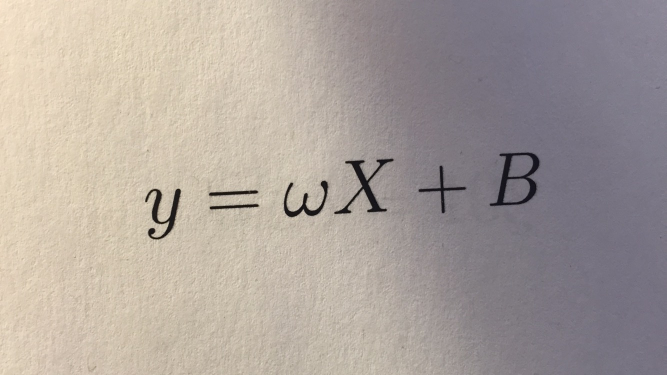
%> input picture Lighting/eq1_test_lighting.jpg, 1333 x 750 px (shown at 1/2 size)
$ octave --eval "result = fn_lighting_compensation(imread('Lighting/eq1_test_lighting.jpg'));"   (GNU Octave 9; MATLAB toolbox functions it lacks are replaced by stand-ins)
%> lines starting %> are read from the running program, lines starting %| are printed output that depends on the picture; in (x1, y1, x2, y2) boxes, pixels count from 0 and x2, y2 are one past the last pixel; in counts of white or black regions, pixels touching at a corner belong together; the program's own positions count from 1
function bw_img = fn_lighting_compensation(img)
%FN_LIGHTING_COMPENSATION Takes in an rgb image of an equation and
% returns a binarized version of the image for which uneven lighting has
% been compensated. Input image is assumed to be black text on white
% background. Output will not be inverted.

% Check if image needs lighting compensation by checking to see what
% proportion of pixels are in mid grayscale values
gray_img=rgb2gray(img);
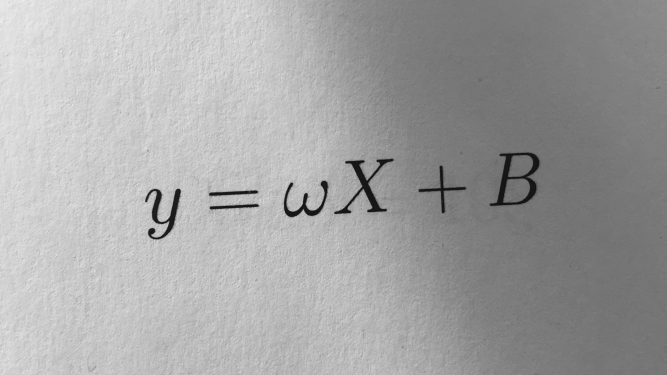
%> gray_img: size 750x1333 uint8 (shown at 1/2 size); min 4, max 239, mean 163.9
[height, width] = size(img(:,:,1));
%> height = 750; width = 1333
num_mid_gray = sum(sum(gray_img<240 & gray_img >15));
%> num_mid_gray = 999492
if num_mid_gray < 0.1*height*width % Should just be a scanned image
    %% Perform Otsu's Method
    thresh = graythresh(gray_img);
    bw_img = im2bw(gray_img,thresh);
else
    %% Perform lighting compensation
    %% Blur if the image is large.
    if height*width < 2000*1000
        blur_flag = false;
    else
        blur_flag = true;
    end

    if blur_flag
        fg = fspecial('gaussian', 10, 3);
        gray_img = imfilter(gray_img, fg, 'conv','replicate');
    end
    %% Perform adaptive thresholding through a mean filter heuristic
    % Set the window size of the filter based on image dimensions
    win_size = round(min(height/60,width/60));
%> win_size = 13

    % Get the window mean of each pixel by filtering using an averaging filter
    window_means=imfilter(gray_img,fspecial('average',win_size),'replicate');

    % Remove the mean and threshold. Also inverts the image.
    demeaned=window_means-gray_img-10;
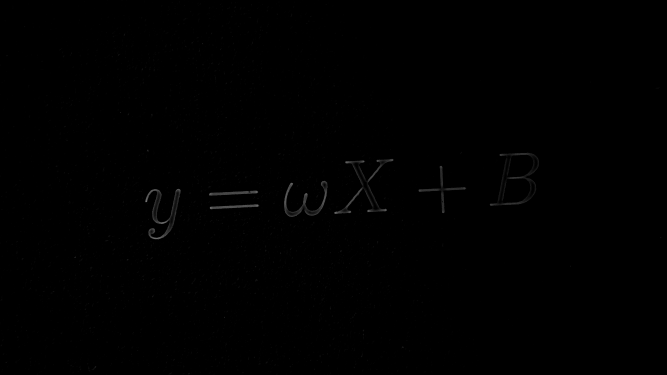
%> demeaned: size 750x1333 uint8 (shown at 1/2 size); min 0, max 127, mean 0.5
    bw_img=im2bw(demeaned,0); % positive values were above the threshold,
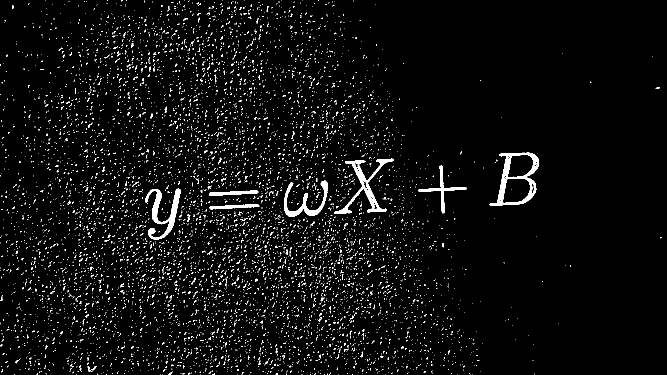
%> bw_img: size 750x1333 logical (shown at 1/2 size); 3.7% white; 7356 white regions (7309 under 20 px), largest, box (x1, y1, x2, y2) and area: (979, 305, 1078, 412) 2749, (668, 317, 788, 428) 2407, (290, 377, 362, 479) 2188
                              % negative values were below.

    %% Remove small noise pixels.
    noise_size = round(0.0001*height*width);
%> noise_size = 100
    bw_img = bwareaopen(bw_img, noise_size);
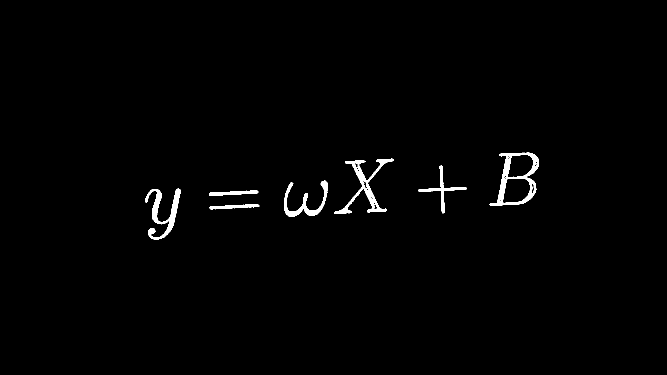
%> bw_img: size 750x1333 logical (shown at 1/2 size); 1.1% white; 7 white regions, largest, box (x1, y1, x2, y2) and area: (979, 305, 1078, 412) 2749, (668, 317, 788, 428) 2407, (290, 377, 362, 479) 2188

    %% Close gaps in edges
    se = strel('square',4);
    bw_img = imclose(bw_img,se);
%> bw_img: size 750x1333 logical; 1.2% white; 7 white regions, largest, box (x1, y1, x2, y2) and area: (979, 305, 1078, 412) 2947, (668, 317, 788, 428) 2572, (290, 377, 362, 479) 2207


    %% Fill small holes (less than 5% of area of image)
    small_hole_thresh = round(0.0001*height*width);
%> small_hole_thresh = 100
    filled = imfill(bw_img,'holes');
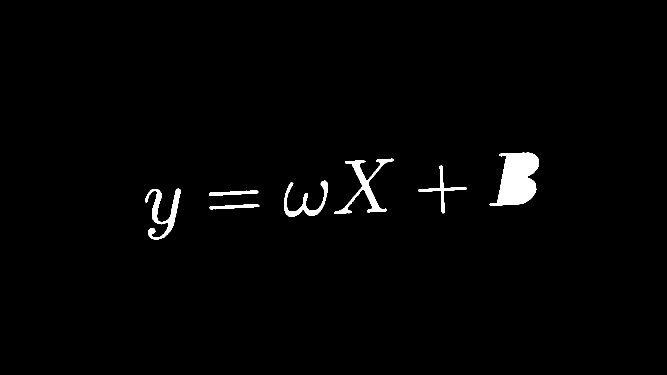
%> filled: size 750x1333 logical (shown at 1/2 size); 1.6% white; 7 white regions, largest, box (x1, y1, x2, y2) and area: (979, 305, 1078, 412) 6847, (668, 317, 788, 428) 2632, (290, 377, 362, 479) 2207
    holes = filled & ~bw_img;
%> holes: size 750x1333 logical; 0.4% white; 5 white regions (1 under 20 px), largest, box (x1, y1, x2, y2) and area: (1006, 357, 1060, 406) 2128, (1016, 310, 1066, 354) 1772, (749, 412, 753, 418) 24, (711, 327, 715, 332) 20
    lg_holes = bwareaopen(holes,small_hole_thresh);
%> lg_holes: size 750x1333 logical; 0.39% white; 2 white regions, box (x1, y1, x2, y2) and area: (1006, 357, 1060, 406) 2128, (1016, 310, 1066, 354) 1772
    sm_holes = holes &~lg_holes;
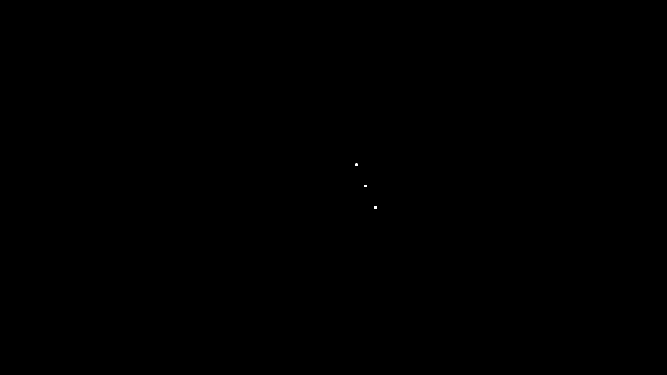
%> sm_holes: size 750x1333 logical (shown at 1/2 size); 0.01% white; 3 white regions (1 under 20 px), largest, box (x1, y1, x2, y2) and area: (749, 412, 753, 418) 24, (711, 327, 715, 332) 20
    bw_img = bw_img | sm_holes;
%> bw_img: size 750x1333 logical; 1.2% white; 7 white regions, largest, box (x1, y1, x2, y2) and area: (979, 305, 1078, 412) 2947, (668, 317, 788, 428) 2632, (290, 377, 362, 479) 2207

    %% Return image to original polarity.
    bw_img = ~bw_img;
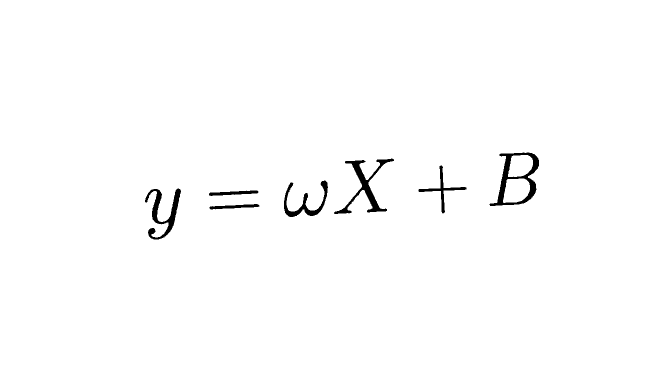
%> bw_img: size 750x1333 logical (shown at 1/2 size); 98.8% white; 7 black regions, largest, box (x1, y1, x2, y2) and area: (979, 305, 1078, 412) 2947, (668, 317, 788, 428) 2632, (290, 377, 362, 479) 2207
end
end

$ run again, on Lighting/eq2_test_lighting.jpg
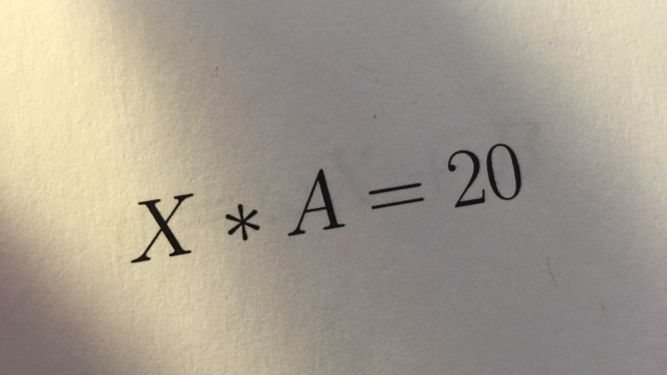
%> input picture Lighting/eq2_test_lighting.jpg, 1333 x 750 px (shown at 1/2 size)
%> height = 750; width = 1333
%> num_mid_gray = 997474
%> win_size = 13
%> in fn_lighting_compensation, `bw_img=im2bw(demeaned,0);`:
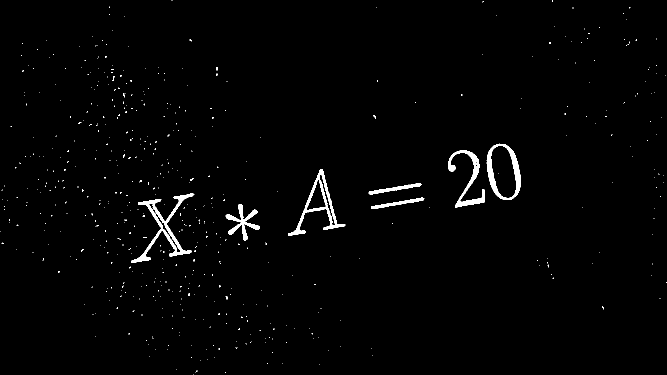
%> bw_img: size 750x1333 logical (shown at 1/2 size); 1.4% white; 566 white regions (556 under 20 px), largest, box (x1, y1, x2, y2) and area: (262, 387, 389, 526) 2974, (576, 338, 691, 472) 2289, (973, 287, 1042, 400) 2153
%> noise_size = 100
%> filled: size 750x1333 logical; 1.8% white; 7 white regions, largest, box (x1, y1, x2, y2) and area: (973, 287, 1042, 400) 5971, (576, 338, 691, 472) 3809, (262, 387, 389, 526) 3402
%> holes: size 750x1333 logical; 0.53% white; 12 white regions (3 under 20 px), largest, box (x1, y1, x2, y2) and area: (982, 292, 1032, 396) 3815, (614, 361, 651, 420) 1093, (323, 445, 331, 458) 63
%> lg_holes: size 750x1333 logical; 0.49% white; 2 white regions, box (x1, y1, x2, y2) and area: (982, 292, 1032, 396) 3815, (614, 361, 651, 420) 1093
%> sm_holes: size 750x1333 logical; 0.03% white; 10 white regions (3 under 20 px), largest, box (x1, y1, x2, y2) and area: (323, 445, 331, 458) 63, (639, 351, 646, 363) 59, (655, 406, 661, 418) 56
%> in fn_lighting_compensation, `bw_img = ~bw_img;`:
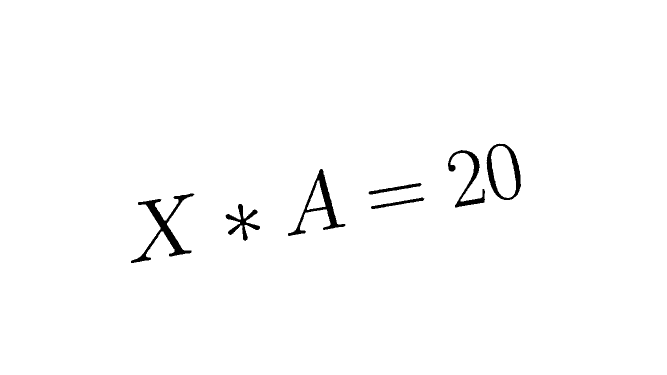
%> bw_img: size 750x1333 logical (shown at 1/2 size); 98.7% white; 7 black regions, largest, box (x1, y1, x2, y2) and area: (262, 387, 389, 526) 3402, (576, 338, 691, 472) 2716, (973, 287, 1042, 400) 2156

$ run again, on Lighting/eq3_test_lighting.jpg
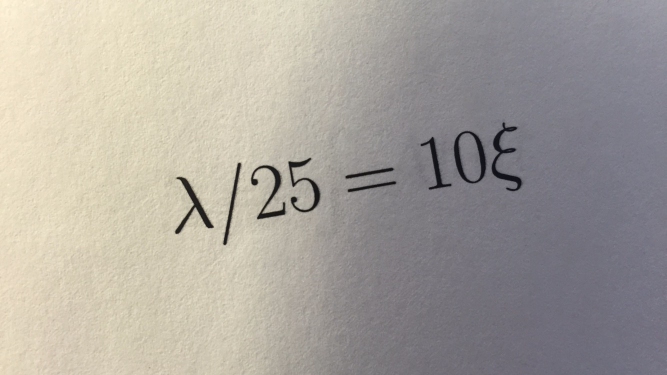
%> input picture Lighting/eq3_test_lighting.jpg, 1333 x 750 px (shown at 1/2 size)
%> height = 750; width = 1333
%> num_mid_gray = 998818
%> win_size = 13
%> in fn_lighting_compensation, `bw_img=im2bw(demeaned,0);`:
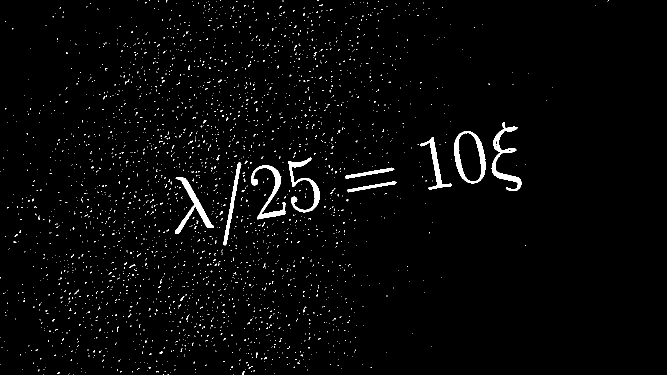
%> bw_img: size 750x1333 logical (shown at 1/2 size); 2.1% white; 2718 white regions (2699 under 20 px), largest, box (x1, y1, x2, y2) and area: (983, 244, 1043, 382) 1882, (908, 262, 972, 367) 1877, (502, 331, 571, 439) 1783
%> noise_size = 100
%> filled: size 750x1333 logical; 1.6% white; 9 white regions, largest, box (x1, y1, x2, y2) and area: (908, 262, 972, 367) 5157, (983, 244, 1043, 382) 1929, (502, 331, 571, 439) 1797
%> holes: size 750x1333 logical; 0.33% white; 1 white region, box (x1, y1, x2, y2) and area: (917, 266, 962, 363) 3273
%> sm_holes: size 750x1333 logical; every value is 0
%> in fn_lighting_compensation, `bw_img = ~bw_img;`:
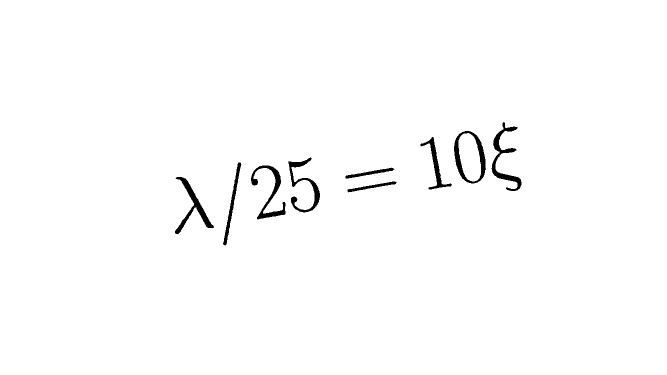
%> bw_img: size 750x1333 logical (shown at 1/2 size); 98.8% white; 9 black regions, largest, box (x1, y1, x2, y2) and area: (983, 244, 1043, 382) 1929, (908, 262, 972, 367) 1884, (502, 331, 571, 439) 1797

$ run again, on Lighting/eq5_test_lighting.jpg
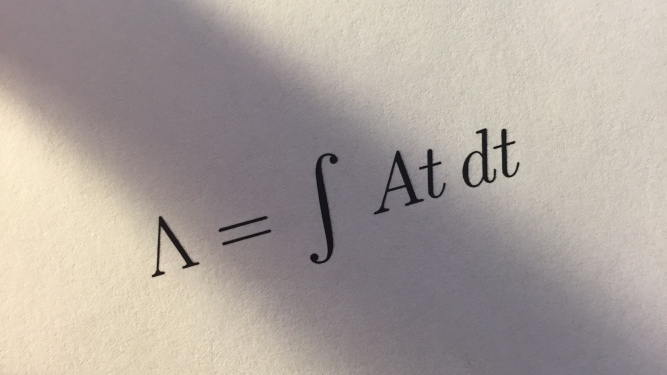
%> input picture Lighting/eq5_test_lighting.jpg, 1333 x 750 px (shown at 1/2 size)
%> height = 750; width = 1333
%> num_mid_gray = 999408
%> win_size = 13
%> noise_size = 100
%> filled: size 750x1333 logical; 1.6% white; 8 white regions, largest, box (x1, y1, x2, y2) and area: (925, 257, 993, 375) 3705, (620, 307, 675, 528) 3355, (747, 301, 848, 429) 3212
%> holes: size 750x1333 logical; 0.33% white; 7 white regions, largest, box (x1, y1, x2, y2) and area: (936, 306, 965, 370) 1552, (777, 326, 809, 378) 886, (637, 349, 661, 478) 709
%> sm_holes: size 750x1333 logical; 0.01% white; 4 white regions, box (x1, y1, x2, y2) and area: (813, 364, 819, 373) 42, (794, 316, 800, 323) 35, (825, 396, 829, 402) 24, (627, 514, 631, 519) 20
%> in fn_lighting_compensation, `bw_img = ~bw_img;`:
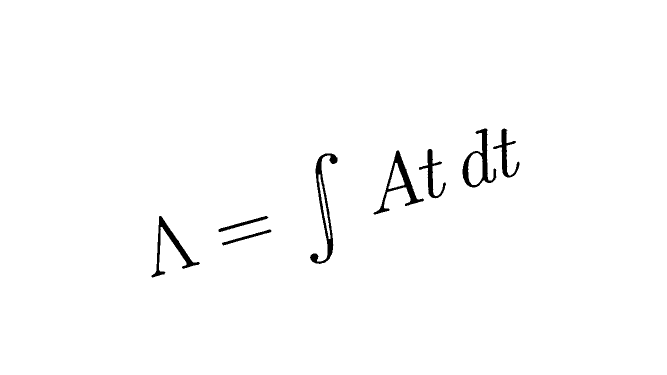
%> bw_img: size 750x1333 logical (shown at 1/2 size); 98.7% white; 8 black regions, largest, box (x1, y1, x2, y2) and area: (620, 307, 675, 528) 2646, (747, 301, 848, 429) 2326, (925, 257, 993, 375) 2153
